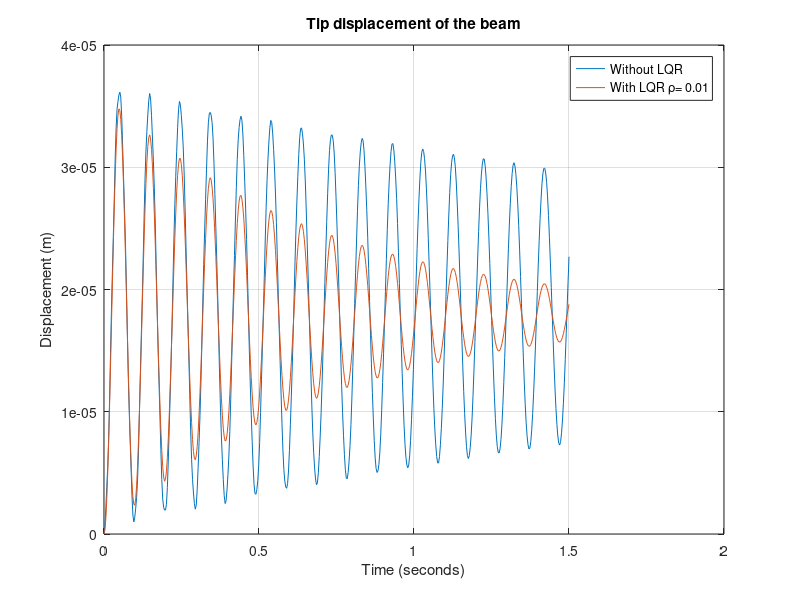
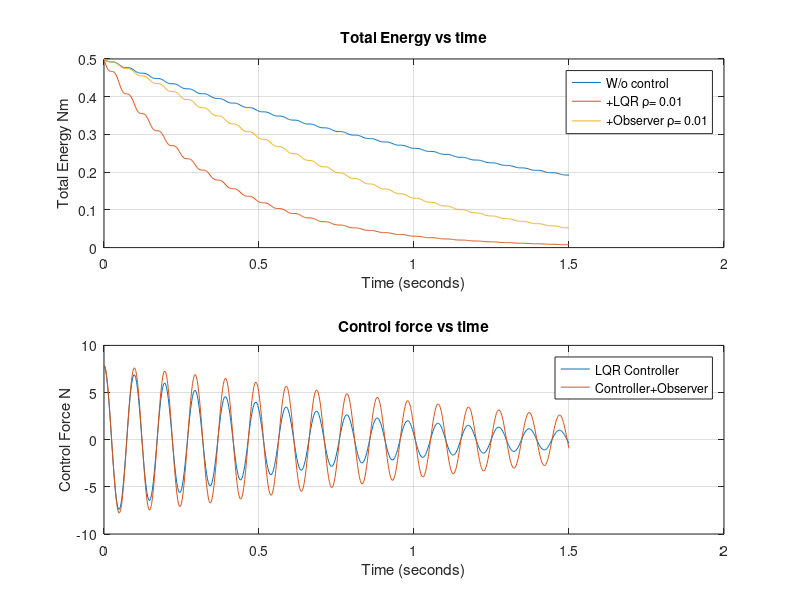

The MATLAB source for these figures, in order:
% Dynamics and Control of Aerospace Structures with Fundamentals of
% Aeroelasticity
% Cantilevar Beam LQR Control
% Material: Aluminum
% Step tip load
% By Ahmhmd Polimi 2016
tic
clc
clear
%% Material Properties (Aluminum)
E=69e9; % Elastic modulus (Pa)
rho=2.7; % Density (g/cm^3)
rho=rho/(1000/(100)^3); % Density (kg/m^3)
f=1; % 1 N step load at the tip
tf=1.5; % Final time
tspan=linspace(0,tf,500); %The time for the simulation

%% Beam Properties
b=0.2; % Section width (m)
t=0.05; % Section thickness (m)
l=2; % Beam length (m)
A=b*t; % Section area (m^2)
J=(b*t^3)/12; % Second Moment of Inertia (m^4)
m_al=rho*A; % mass per unit length (kg/m)

%% Finite Elements Discretization
m=50; % Number of elements
n=4; % Number of DOFs
NN=m*2+2;
h=l/m; % Element length
xbeam=0:h:l; % Divisions of domain

% Element Matrices
% Save element matrices in a structure
Ke=((E*J)/h^3)*[12 6*h -12 6*h
                6*h 4*h^2 -6*h 2*h^2
                -12 -6*h 12 -6*h
                6*h 2*h^2 -6*h 4*h^2];
Me=((m_al*h)/420)*[156 22*h 54 -13*h
                22*h 4*h^2 13*h -3*h^2
                54 13*h 156 -22*h
                -13*h -3*h^2 -22*h 4*h^2];
fe=[0 0 f 0]';

% Matrix Assembly
M=zeros(NN,NN);
K=zeros(NN,NN);
F=zeros(NN,1);

for i=1:m
    Le=zeros(4,NN); % Matrix for contribution of element in the global matrix
    Le(1,2*i-1)=1;
    Le(2,2*i)=1;
    Le(3,2*i+1)=1;
    Le(4,2*i+2)=1;
    K=K+Le'*Ke*Le;
    M=M+Le'*Me*Le;
    if i==m
        F=F+Le'*fe;
    else
        F=F+Le'*zeros(n,1);
    end
end

%% Boundary conditions
% Eliminating first and 2nd rows and columns of both matrices
% Beam clamped at x = 0
K=K(3:NN,3:NN);
M=M(3:NN,3:NN);
F=F(3:NN);

%% Solving the eigenvalue problem to find
% the approximate modes for the motion
[U,omegas]=eig(K,M);
omega=sqrt(omegas);

% Modal matrices
M_m=U'*M*U; % Modal mass
K_m=U'*K*U; % Modal stiffness
F_m=U'*F; % Modal force

%% Damping matrix
% Damping model based on proportional damping
% C=alpha*M+Beta*k
% The coefficients selected in order to give damping ratio of 0.005 for the
% first and the 2nd modes
xi_1=0.005;
xi_2=0.005;
betac=(2*xi_2*omega(2,2)-2*xi_1*omega(1,1))/(omega(2,2)^2-omega(1,1)^2);
alfac=2*xi_1*omega(1,1)-betac*omega(1,1)^2;
C=alfac*M+betac*K;
C_m=alfac*M_m+betac*K_m;
% Building a vector for xi
nx=NN-2;
xi=zeros(1,nx);
omegad=zeros(1,nx);
for i=1:nx
    xi(i)=C_m(i,i)/(2*M_m(i,i)*omega(i,i));
    omegad(i)=omega(i,i)*sqrt(1-xi(i)^2);
end

% State space (modal coordinates)
Lc=zeros(nx,1);
Lc(nx-1)=1;
A_sm=zeros(2*nx,2*nx);
B_sm=zeros(2*nx,1);
C_sm=zeros(1,2*nx);
C_sm(1)=1;
for i=1:nx
    A_sm(2*i-1:2*i,2*i-1:2*i)=[0 1
        -omega(i,i)^2 -2*xi(i)*omega(i,i)];
    B_sm(2*i-1:2*i,1)=[0 U(:,i)'*Lc/M_m(i,i)]';
    C_sm(1,2*i-1:2*i)=[U(end-1,i) 0];
end
Cantsys_m=ss(A_sm,B_sm,C_sm,0);

% Reduced order model
% Only taking the first n_md modes
n_md=1; % Number of modes to be included in the reudce modeal
A_r=A_sm(1:2*n_md,1:2*n_md);
B_r=B_sm(1:2*n_md,1);
C_r=C_sm(1,1:2*n_md);
Cantsys_r=ss(A_r,B_r,C_r,0);

%% LQR Controller Design
% Designing a controller to reduce the total energy
Wz=1;
Wu=1;
rho=0.01;
% The matrix H for obtaining the total energy
H=zeros(2*n_md,2*n_md);
for i=1:n_md,
H(2*i-1:2*i,2*i-1:2*i) = [omega(i,i)/sqrt(2) 0; 0 1/sqrt(2)];
end
% Finding the matrices Q and R
Q=H'*Wz*H;
R=rho*Wu;
G=lqr(A_r,B_r,Q,R);
Cantsys_con=ss(A_r-B_r*G,B_r,C_r,0);
[Y,T]=step(Cantsys_m,tspan);
[Yc,Tc]=step(Cantsys_con,tspan);
figure(1)
plot(T,Y,Tc,Yc);
title('Tip displacement of the beam')
xlabel('Time (seconds)')
ylabel('Displacement (m)')
grid on
legend('Without LQR',['With LQR \rho= ',num2str(rho)])

%% LQR Controller + Observer
rhoo=0.01;
Qo=eye(2*n_md);
Ro=rhoo;
LT=lqr(A_r',C_r',Qo,Ro);
Lobs=LT';
Observer=ss(A_r-B_r*G-Lobs*C_r,Lobs,-G,0);
Cantsys_obs=feedback(Cantsys_m,Observer,+1);

%% Simulation of controlled system
xo=[0 1 zeros(1,2*(n_md-1))]';
[y,tn,x]=initial(Cantsys_m,[xo;zeros(2*(nx-n_md),1)],tspan);
[yc,tc,xc]=initial(Cantsys_con,xo,tspan);
[yo,to,xo]=initial(Cantsys_obs,[xo;zeros(2*nx,1)],tspan);
E=zeros(1,length(tn));
u=zeros(1,length(tn));
Ec=zeros(1,length(tc));
uc=zeros(1,length(tc));
Eo=zeros(1,length(to));
uo=zeros(1,length(to));
for i=1:length(tn)
    E(i)=x(i,1:2*n_md)*H^2*x(i,1:2*n_md)';
    u(i)=-G*x(i,1:2*n_md)';
end
for i=1:length(tc)
    Ec(i)=xc(i,:)*H^2*xc(i,:)';
    uc(i)=-G*xc(i,:)';
end
for i=1:length(to)
    Eo(i)=xo(i,1:2*n_md)*H^2*xo(i,1:2*n_md)';
    uo(i)=-G*xo(i,1:2*n_md)';
end
figure(2)
subplot(2,1,1)
plot(tn,E,tc,Ec,to,Eo)
title('Total Energy vs time')
xlabel('Time (seconds)')
ylabel('Total Energy Nm')
legend('W/o control',['+LQR \rho= ',num2str(rho)],['+Observer \rho= ',num2str(rhoo)])
grid on
subplot(2,1,2)
plot(tc,uc,to,uo)
title('Control force vs time')
xlabel('Time (seconds)')
ylabel('Control Force N')
legend('LQR Controller','Controller+Observer')
grid on